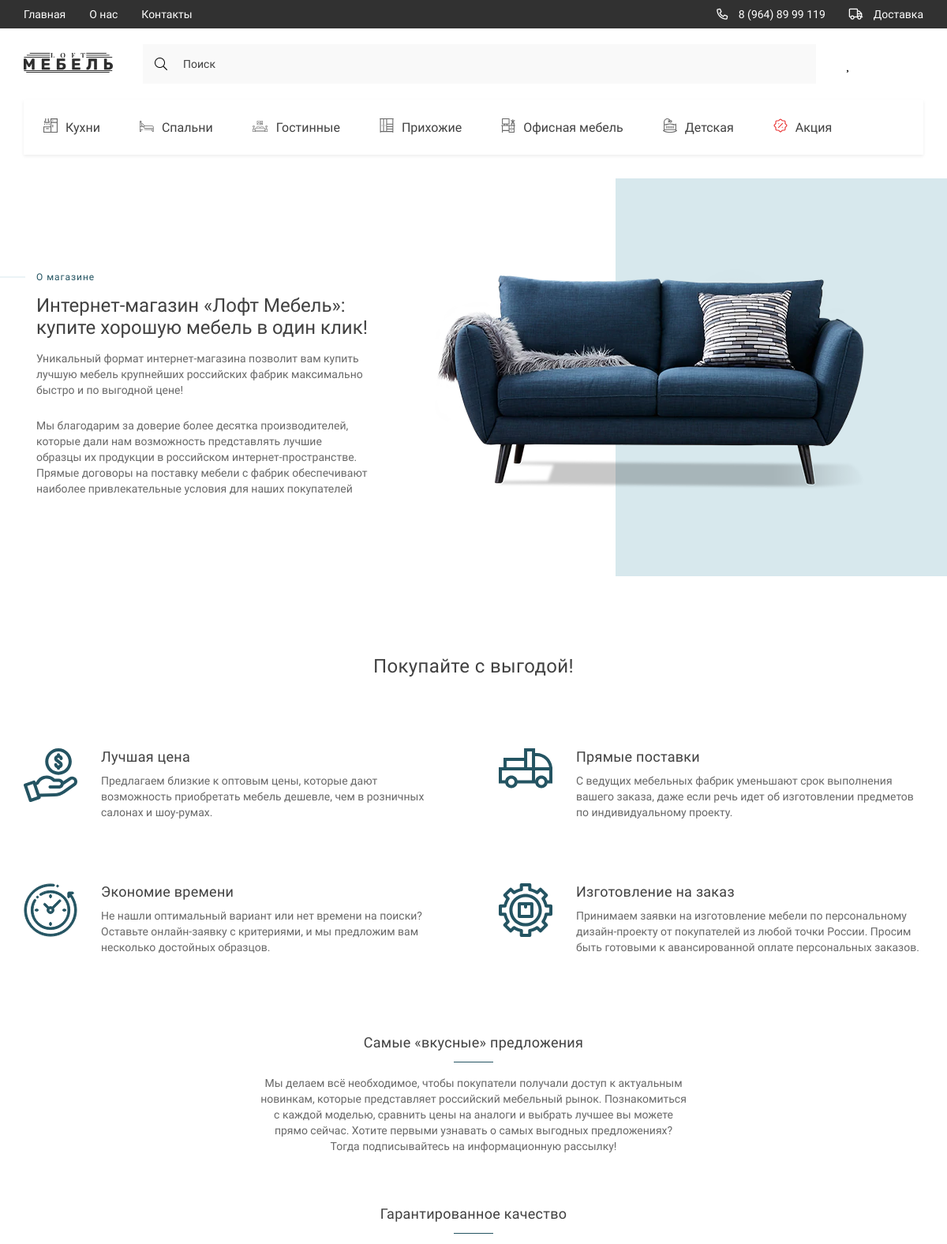
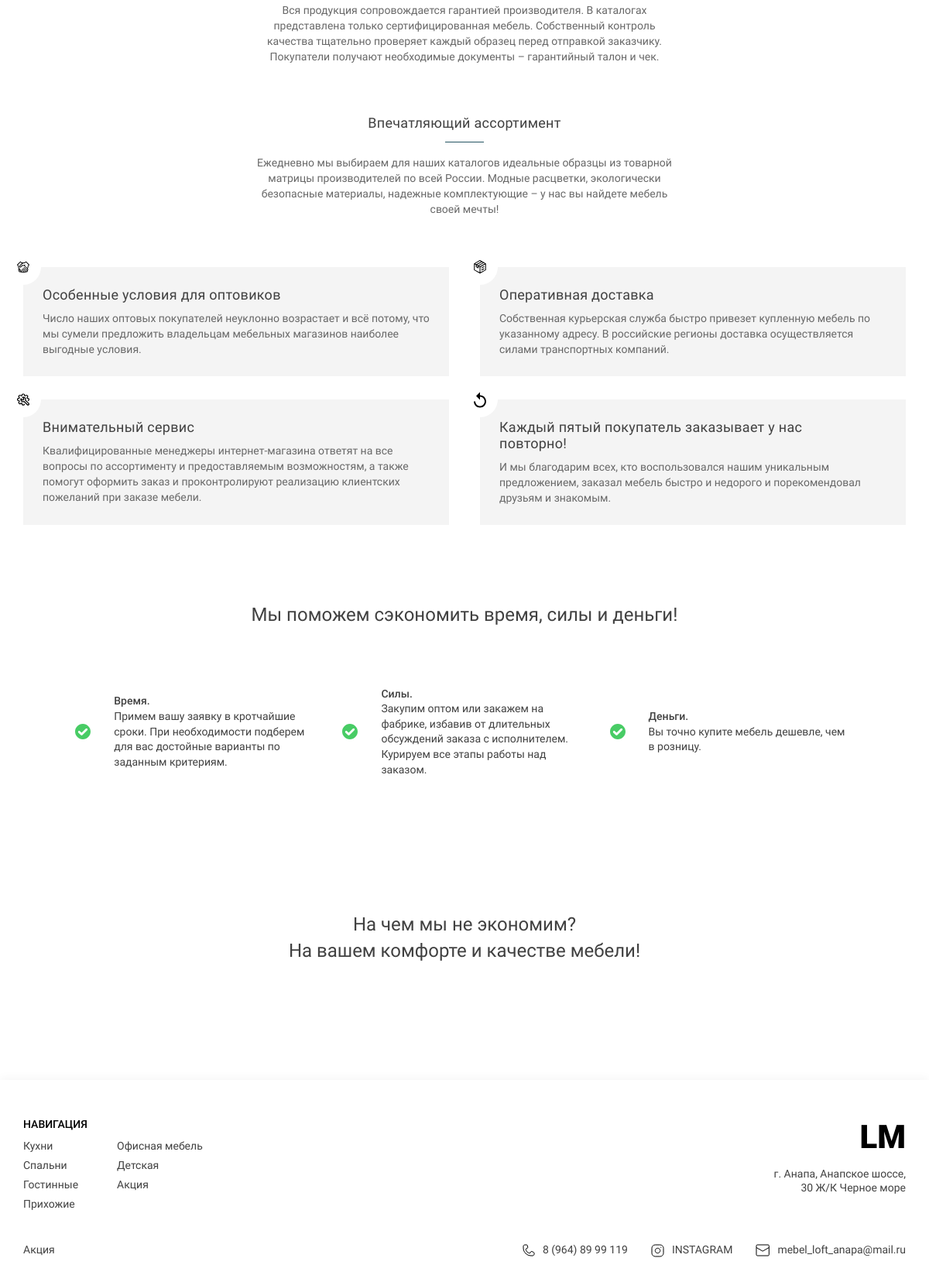
The page /about_us on the database its author committed (2 pictures, top to bottom).
### products/models.py (models this page shows, shortened)
class Subcategory(models.Model):
    name = models.CharField(max_length=150, unique=True)
    icon = models.FileField(upload_to='icons', null=True, blank=True)

### products/views.py (the view)
# urls.py: path('about_us', about, name='about'),
def about(request):
    subcategories = Subcategory.objects.all()
    sub_1 = subcategories[0:4]
    sub_2 = subcategories[4:7]
    sub_3 = subcategories[6]
    context = {
        'title': 'About us',
        'subcategories': subcategories,
        'sub_1': sub_1,
        'sub_2': sub_2,
        'sub_3': sub_3
    }
    return render(request, 'about_us.html', context)

### products/templates/about_us.html (shortened to what this page needs)
{% extends 'base.html' %}
{% load static %}
{% block categories %}
{% for k in subcategories %}
<li>
    <a href="{% url 'products:filter' k.id %}" class="header__list-links">
        <span class="header__list-img">
            <img src="{{ k.icon.url }}" alt="icons">
        </span>
        {{ k.name }}
    </a>
</li>
{% endfor %}
{% endblock %}
{% block main %}
<main class="main">
    <section class="info__section">
        <div class="container">
            <div class="info__section-content">
                <div class="info__section-txt">
                    <h2 class="info__section-subtitle">О магазине</h2>
                    <h1 class="info__section-title">
                        Интернет-магазин «Лофт Мебель»:
                        купите хорошую
                        мебель в один клик!
                    </h1>
                    <p class="info__section-descr">
                        Уникальный формат интернет-магазина позволит вам купить лучшую
                        мебель крупнейших российских фабрик максимально быстро и по
                        выгодной цене!
                        <span>
                                    Мы благодарим за доверие более десятка производителей, которые дали
                                    нам возможность представлять лучшие образцы их продукции в
                                    российском интернет-пространстве. Прямые договоры на поставку
                                    мебели с фабрик обеспечивают наиболее привлекательные условия для
                                    наших покупателей
                                </span>
                    </p>
                </div>
                <div class="info__section-banner">
                    <img src="{% static 'assets/images/aboute.png' %}" alt="aboute">
                </div>
            </div>
        </div>
    </section>
    <section class="sentence">
        <div class="container">
            <div class="sentence__content">
                <h2 class="sentence__title">Покупайте с выгодой!</h2>
                <div class="sentence__items">
                    <div class="sentence__item">
                        <div class="sentence__item-img">
                            <img src="{% static 'assets/icons/sentence/profit-icon.svg' %}" alt="icon">
                        </div>
                        <div class="sentence__item-txt">
                            <h3 class="sentence__item-title">Лучшая цена</h3>
                            <p class="sentence__item-descr">
                                Предлагаем близкие к оптовым цены, которые дают возможность приобретать мебель
                                дешевле, чем в розничных салонах и шоу-румах.
                            </p>
                        </div>
                    </div>
                    <div class="sentence__item">
                        <div class="sentence__item-img">
                            <img src="{% static 'assets/icons/sentence/supplies-icon.svg' %}" alt="icon">
                        </div>
                        <div class="sentence__item-txt">
                            <h3 class="sentence__item-title">Прямые поставки</h3>
                            <p class="sentence__item-descr">
                                С ведущих мебельных фабрик уменьшают срок
                                выполнения вашего заказа, даже если речь идет об изготовлении предметов по
                                индивидуальному проекту.
                            </p>
                        </div>
                    </div>
                    <div class="sentence__item">
                        <div class="sentence__item-img">
                            <img src="{% static 'assets/icons/sentence/time-icon.svg' %}" alt="icon">
                        </div>
                        <div class="sentence__item-txt">
                            <h3 class="sentence__item-title">Экономие времени</h3>
                            <p class="sentence__item-descr">
                                Не нашли оптимальный вариант или нет
                                времени на поиски? Оставьте онлайн-заявку с критериями, и мы предложим вам
                                несколько достойных образцов.
                            </p>
                        </div>
                    </div>
                    <div class="sentence__item">
                        <div class="sentence__item-img">
                            <img src="{% static 'assets/icons/sentence/production-icon.svg' %}" alt="icon">
                        </div>
                        <div class="sentence__item-txt">
                            <h3 class="sentence__item-title">Изготовление на заказ</h3>
                            <p class="sentence__item-descr">
                                Принимаем заявки на изготовление
                                мебели по персональному дизайн-проекту от покупателей из любой точки России.
                                Просим быть готовыми к авансированной оплате персональных заказов.
                            </p>
                        </div>
                    </div>
                </div>
            </div>
        </div>
    </section>
    <section class="sentence">
        <div class="container">
            <div class="offers__content">
                <div class="offers__item">
                    <h2 class="offers__item-title">Самые «вкусные» предложения</h2>
                    <p class="offers__item-descr">
                        Мы делаем всё
                        необходимое, чтобы покупатели получали доступ к актуальным новинкам, которые
                        представляет российский мебельный рынок. Познакомиться с каждой моделью,
                        сравнить цены на аналоги и выбрать лучшее вы можете прямо сейчас. Хотите
                        первыми узнавать о самых выгодных предложениях? Тогда подписывайтесь на
                        информационную рассылку!
                    </p>
                </div>
                <div class="offers__item">
                    <h2 class="offers__item-title">Гарантированное качество</h2>
                    <p class="offers__item-descr">
                        Вся продукция сопровождается
                        гарантией производителя. В каталогах представлена только сертифицированная
                        мебель. Собственный контроль качества тщательно проверяет каждый образец
                        перед отправкой заказчику. Покупатели получают необходимые документы –
                        гарантийный талон и чек.
                    </p>
                </div>
                <div class="offers__item">
                    <h2 class="offers__item-title">Впечатляющий ассортимент</h2>
                    <p class="offers__item-descr">
                        Ежедневно мы выбираем для
                        наших каталогов идеальные образцы из товарной матрицы производителей по всей
                        России. Модные расцветки, экологически безопасные материалы, надежные
                        комплектующие – у нас вы найдете мебель своей мечты!
                    </p>
                </div>
            </div>
        </div>
    </section>
    <section class="about__cards">
        <div class="container">
            <div class="about__cards-content">
                <div class="about__card">
                    <div class="about__card-img">
                        <img src="{% static 'assets/icons/about__card/coop-icons.svg' %}" alt="icons">
                    </div>
                    <h2 class="about__card-title">Особенные условия для оптовиков</h2>
                    <p class="about__card-descr">
                        Число наших оптовых
                        покупателей неуклонно возрастает и всё потому, что мы сумели предложить
                        владельцам мебельных магазинов наиболее выгодные условия.
                    </p>
                </div>
                <div class="about__card">
                    <div class="about__card-img">
                        <img src="{% static 'assets/icons/about__card/delivery-box-icons.svg' %}" alt="icons">
                    </div>
                    <h2 class="about__card-title">Оперативная доставка</h2>
                    <p class="about__card-descr">
                        Собственная курьерская служба
                        быстро привезет купленную мебель по указанному адресу. В российские регионы
                        доставка осуществляется силами транспортных компаний.
                    </p>
                </div>
                <div class="about__card">
                    <div class="about__card-img">
                        <img src="{% static 'assets/icons/about__card/support-icons.svg' %}" alt="icons">
                    </div>
                    <h2 class="about__card-title">Внимательный сервис</h2>
                    <p class="about__card-descr">
                        Квалифицированные менеджеры
                        интернет-магазина ответят на все вопросы по ассортименту и предоставляемым
                        возможностям, а также помогут оформить заказ и проконтролируют реализацию
                        клиентских пожеланий при заказе мебели.
                    </p>
                </div>
                <div class="about__card">
                    <div class="about__card-img">
                        <img src="{% static 'assets/icons/about__card/re-icons.svg' %}" alt="icons">
                    </div>
                    <h2 class="about__card-title">
                        Каждый пятый покупатель заказывает у нас
                        повторно!
                    </h2>
                    <p class="about__card-descr">
                        И мы благодарим всех, кто воспользовался нашим уникальным предложением, заказал мебель
                        быстро и недорого и порекомендовал
                        друзьям и
                        знакомым.
                    </p>
                </div>
            </div>
        </div>
    </section>
    <section class="saving">
        <div class="container">
            <div class="saving__content">
                <h2 class="saving__title">Мы поможем сэкономить время, силы и деньги!</h2>
                <div class="saving__cards">
                    <div class="saving__card">
                        <div class="saving__card-img">
                            <img src="{% static 'assets/icons/saving.svg' %}" alt="saving">
                        </div>
                        <p class="saving__card-txt">
                            <span>Время. </span>
                            Примем вашу заявку в кротчайшие сроки. При необходимости
                            подберем для вас достойные варианты по заданным критериям.
                        </p>
                    </div>
                    <div class="saving__card">
                        <div class="saving__card-img">
                            <img src="{% static 'assets/icons/saving.svg' %}" alt="saving">
                        </div>
                        <p class="saving__card-txt">
                            <span> Силы. </span>
                            Закупим оптом или закажем на фабрике, избавив от длительных
                            обсуждений заказа с исполнителем. Курируем все этапы работы над
                            заказом.
                        </p>
                    </div>
                    <div class="saving__card">
                        <div class="saving__card-img">
                            <img src="{% static 'assets/icons/saving.svg' %}" alt="saving">
                        </div>
                        <p class="saving__card-txt">
                            <span>Деньги.</span>
                            Вы точно купите мебель дешевле, чем в розницу.
                        </p>
                    </div>
                </div>
                <h2 class="saving__title saving__title-two">
                    На чем мы не экономим? <br>
                    На вашем комфорте и
                    качестве мебели!
                </h2>
            </div>
        </div>
    </section>
</main>
{% endblock %}
{% block li_1 %}
{% for i in sub_1 %}
<li><a href="{% url 'products:filter' i.id %}" class="footer__navigate-links">{{ i.name }}</a></li>
{% endfor %}
{% endblock %}
{% block li_2 %}
{% for i in sub_2 %}
<li><a href="{% url 'products:filter' i.id %}" class="footer__navigate-links">{{ i.name }}</a></li>
{% endfor %}
{% endblock %}
{% block li_3 %}
<li><a href="{% url 'products:filter' sub_3.id %}" class="footer__navigate-links">{{ sub_3.name }}</a></li>
{% endblock %}

### rows shown on the page
Subcategory: icon (picture), name "Кухни"
Subcategory: icon (picture), name "Спальни"
Subcategory: icon (picture), name "Гостинные"
Subcategory: icon (picture), name "Прихожие"
Subcategory: icon (picture), name "Офисная мебель"
Subcategory: icon (picture), name "Детская"
Subcategory: icon (picture), name "Акция"
